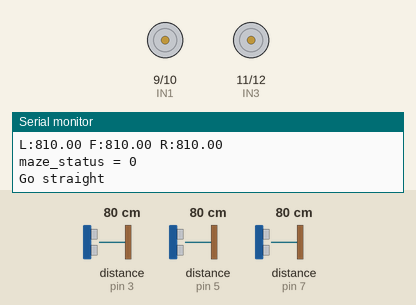
Recording of a sketch running on a simulated Arduino Uno, built with avr-gcc and run on an emulated ATmega328P. Parts: motor-driver pin pairs drawn as motors (green arrow = first pin HIGH = forward, orange = second pin HIGH = backward, longer = more drive, scaled by the enable pin), the last lines printed to the serial monitor. The test bench sets the inputs (shaded band); at power-on: distance to the obstacle (sensors on pin 3, pin 7, pin 5) 80 cm. The echo pulse lasts 58.3 µs per cm.

Above: at 1.2 s.
1.3 s: distance to the obstacle (sensor on pin 3) set to 120 cm
4.3 s: distance to the obstacle (sensor on pin 7) set to 2 cm
7.3 s: distance to the obstacle (sensor on pin 3) set to 22 cm
8.8 s: distance to the obstacle (sensor on pin 3) set to 18 cm
10.3 s: distance to the obstacle (sensor on pin 5) set to 23 cm
12.8 s: distance to the obstacle (sensor on pin 5) set to 19 cm
At 14.1 s:
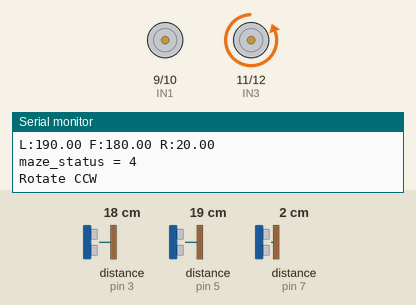
Timing chart, 0 to 16.8 s (numbered marks = the images above; inputs shaded):
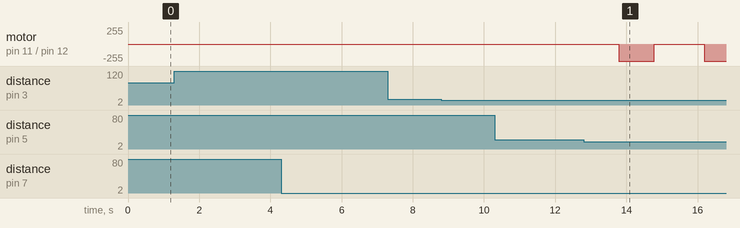

The sketch:

maze-0.ino
```cpp
//////////////////////////sonar//////////////////////////
#include <NewPing.h>

#define SONAR_NUM 3      // Number of sensors.
#define MAX_DISTANCE 150 // Maximum distance (in cm) to ping.
#define WALL_GAP_DISTANCE      400 //mm 단위
#define WALL_GAP_DISTANCE_HALF 200 //mm 단위
#define MOTOR_PWM_OFFSET 10

#define Front 0
#define Left  1
#define Right 2

#define TRIG1 2   // 초음파 센서 1번 Trig 핀 번호 Front
#define ECHO1 3  // 초음파 센서 1번 Echo 핀 번호  Front

#define TRIG2 4   // 초음파 센서 2번 Trig 핀 번호 Left
#define ECHO2 5  // 초음파 센서 2번 Echo 핀 번호  Left

#define TRIG3 6   // 초음파 센서 3번 Trig 핀 번호 Right
#define ECHO3 7  // 초음파 센서 3번 Echo 핀 번호  Right

  NewPing sonar[SONAR_NUM] = {   // Sensor object array.
  NewPing(TRIG1, ECHO1, MAX_DISTANCE), // Each sensor's trigger pin, echo pin, and max distance to ping.
  NewPing(TRIG2, ECHO2, MAX_DISTANCE),
  NewPing(TRIG3, ECHO3, MAX_DISTANCE)


};

  float front_sonar  = 0.0;
  float left_sonar   = 0.0;
  float right_sonar  = 0.0;


///////////////////////// L298 /////////////////////////
#define ENA 8
#define IN1 9
#define IN2 10
#define IN3 11
#define IN4 12
#define ENB 13

///////////////////////// Maze Status /////////////////////////
int maze_status = 0;

void setup() {
  // put your setup code here, to run once:

  pinMode (ENA, OUTPUT);
  pinMode (IN1, OUTPUT);
  pinMode (IN2, OUTPUT);

  pinMode (IN3, OUTPUT);
  pinMode (IN4, OUTPUT);
  pinMode (ENB, OUTPUT);


  Serial.begin(115200); // 통신속도를 115200으로 정의함
}

void motor_A_control(int direction_a, int motor_speed_a) //모터 A의 방향(direction)과 속도(speed)제어
{
  if(direction_a == HIGH)
  {
    digitalWrite(IN1,LOW);          //모터의 방향 제어
    digitalWrite(IN2,HIGH);
    analogWrite(ENA,motor_speed_a);  //모터의 속도 제어
  }
  else
  {
    digitalWrite(IN1,HIGH);
    digitalWrite(IN2,LOW);
    analogWrite(ENA,motor_speed_a);
  }
}


void motor_B_control(int direction_b, int motor_speed_b) //모터 B의 방향(direction)과 속도(speed)제어
{
  if(direction_b == HIGH)
  {
    digitalWrite(IN3,LOW);          //모터의 방향 제어
    digitalWrite(IN4,HIGH);
    analogWrite(ENB,motor_speed_b);  //모터의 속도 제어
  }
  else
  {
    digitalWrite(IN3,HIGH);
    digitalWrite(IN4,LOW);
    analogWrite(ENB,motor_speed_b);
  }
}
void check_maze_status(void)
{
  if( (left_sonar>= 0) && (left_sonar <=WALL_GAP_DISTANCE_HALF  ) && (right_sonar>= 0) && (right_sonar <=WALL_GAP_DISTANCE_HALF  ) && (front_sonar>= 0) && (front_sonar <=WALL_GAP_DISTANCE_HALF  ))

  {
     maze_status = 4;
    Serial.println("maze_status = 4");
  }
  else if( (left_sonar>= 0) && (left_sonar <=WALL_GAP_DISTANCE_HALF  ) && (right_sonar>= 0) && (right_sonar <=WALL_GAP_DISTANCE_HALF  ) && (front_sonar >=WALL_GAP_DISTANCE_HALF  ) )
  {
    maze_status = 1;
    Serial.println("maze_status = 1");
  }
  else if( (left_sonar>= 0) && (left_sonar <=WALL_GAP_DISTANCE_HALF  ) && (front_sonar>= 0) && (front_sonar <=WALL_GAP_DISTANCE_HALF  ) )
  {
     maze_status = 2;
    Serial.println("maze_status = 2");
  }
   else if( (right_sonar>= 0) && (right_sonar <=WALL_GAP_DISTANCE_HALF  ) && (front_sonar>= 0) && (front_sonar <=WALL_GAP_DISTANCE_HALF  ) )
  {
     maze_status = 3;
    Serial.println("maze_status = 3");
  }
  else
  {
    maze_status = 0;
    Serial.println("maze_status = 0");
  }
}
//먼저 left_pwm =0;  right_pwm =100; 으로 해서 왼쪽 오른쪽 방향 찾기
void wall_collision_avoid(int base_speed)
{
  float error = 0.0;
  float Kp = 0.3
  ;       //나중에 조정해야 할 것
  int pwm_conrol = 0; // pwm을 0으로 초기화
  int right_pwm = 0;  // 모터속도 0으로 초기화
  int left_pwm = 0;   // 모터속도 0으로 초기화

  error = (right_sonar - left_sonar);
  error = Kp * error;

  if (error >= 38
  ) error =  38;
  if (error <= -38) error = -38;

  right_pwm = base_speed - error ;
  left_pwm  = base_speed + error ;

  if(right_pwm <= 0) right_pwm = 0;
  if(left_pwm  <= 0) left_pwm  = 0;

  if(right_pwm >= 255) right_pwm = 255;
  if(left_pwm  >= 255) left_pwm  = 255;

  motor_A_control(HIGH,right_pwm); // 오른쪽 전진
  motor_B_control(HIGH,left_pwm);  // 왼쪽 전진

}

void loop()
{
  // put your main code here, to run repeatedly:

  front_sonar = sonar[Front].ping_cm()*10;   // 전방 센서 측정
  left_sonar  = sonar[Left].ping_cm()*10;    // 좌측 센서 측정
  right_sonar = sonar[Right].ping_cm()*10;   // 우측 센서 측정

  if(front_sonar == 0.0) front_sonar = MAX_DISTANCE*10;   // 0.0 출력이 최댓값이므로
  if(left_sonar  == 0.0) left_sonar = MAX_DISTANCE*10;
  if(right_sonar == 0.0) right_sonar = MAX_DISTANCE*10;

  Serial.print("L:");Serial.print(left_sonar); Serial.print(" ");
  Serial.print("F:");Serial.print(front_sonar); Serial.print(" ");
  Serial.print("R:");Serial.println(right_sonar);

  check_maze_status();


   if(maze_status == 4)
  {
     // 정지
    motor_A_control(HIGH,0);
    motor_B_control(LOW,0);
    delay(700);
    //180회전을 한다
    Serial.println("Rotate CCW");
    motor_A_control(LOW,115); // 오른쪽 전진
    motor_B_control(HIGH,130); // 오른쪽 후진
    delay(995);
    motor_A_control(HIGH,0); // 오른쪽 전진
    motor_B_control(LOW,0); // 오른쪽 후진
    delay(700);
  }
  else if( maze_status == 1)
  { // 좌우 벽만 있을 때 직전
    Serial.println("run_straight");
    wall_collision_avoid(80);
  }

   else if( maze_status == 2)
  {
    // 정지
    motor_A_control(HIGH,0);  // 오른쪽 정지
    motor_B_control(LOW ,0);  // 왼쪽은 정지
    delay(50);
    // 시계방향 90
    Serial.println("Rotate CCW");
    motor_A_control(LOW,85);  // 오른쪽 직진
    motor_B_control(HIGH,100);  // 왼쪽은 후진
    delay(612);               // 일정한 시간 동안 회전
    motor_A_control(HIGH,0);  // 오른쪽 정지
    motor_B_control(LOW ,0);  // 왼쪽은 정지
    delay(50);
  }
   else if ( maze_status == 3)
  {
    // 정지
    motor_A_control(HIGH,0);  // 오른쪽 정지
    motor_B_control(LOW ,0);  // 왼쪽은 정지
    delay(50);
   // 90도 회전 반시계 방향으로 회전
    Serial.println("Rotate CCW");
    motor_A_control(HIGH,85);  // 오른쪽 직진
    motor_B_control(LOW,100);  // 왼쪽은 후진
    delay(605);               // 일정한 시간 동안 회전
    motor_A_control(HIGH,0);  // 오른쪽 정지
    motor_B_control(LOW ,0);  // 왼쪽은 정지
    delay(50);
  }
   else
  {
    Serial.println("Go straight");
    motor_A_control(HIGH, 85);
    motor_B_control(HIGH, 100);
  }

}
```

Measured:
- the behaviour switches between 21 and 20 cm on distance to the obstacle (sensor on pin 5) (found by bisection; images 0 and 1)
- after the input at 12.8 s, motor on pin 11 (IN3) / pin 12 (IN4): stopped → backward 255/255 after 0.99 s, → stopped 1.0 s later, → backward 255/255 1.4 s later
